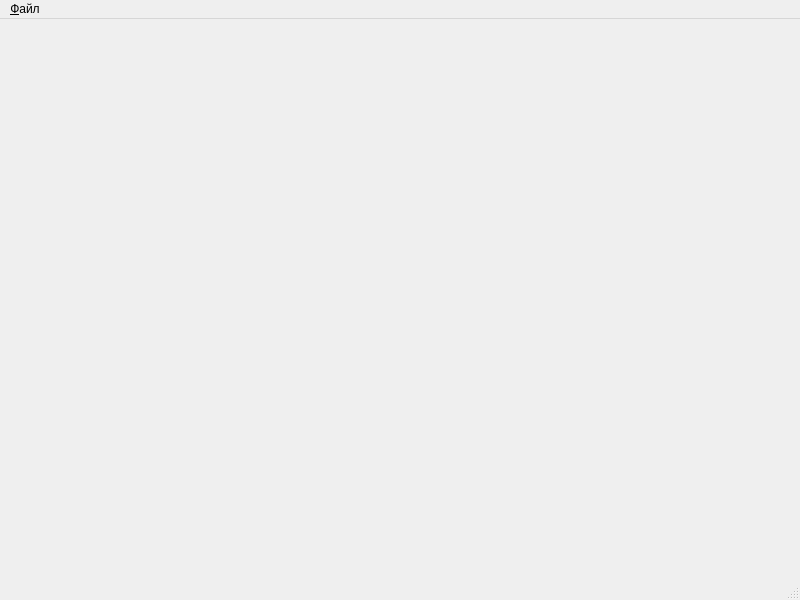
<?xml version="1.0" encoding="UTF-8"?>
<ui version="4.0">
 <class>MainWindow</class>
 <widget class="QMainWindow" name="MainWindow">
  <property name="geometry">
   <rect>
    <x>0</x>
    <y>0</y>
    <width>800</width>
    <height>600</height>
   </rect>
  </property>
  <property name="windowTitle">
   <string>Амплитудная характеристика</string>
  </property>
  <widget class="QWidget" name="centralwidget"/>
  <widget class="QMenuBar" name="menubar">
   <property name="geometry">
    <rect>
     <x>0</x>
     <y>0</y>
     <width>800</width>
     <height>22</height>
    </rect>
   </property>
   <widget class="QMenu" name="menu">
    <property name="title">
     <string>&amp;Файл</string>
    </property>
    <addaction name="open_file_action"/>
    <addaction name="separator"/>
    <addaction name="exit_action"/>
   </widget>
   <addaction name="menu"/>
  </widget>
  <widget class="QStatusBar" name="statusbar"/>
  <action name="open_file_action">
   <property name="text">
    <string>Открыть...</string>
   </property>
   <property name="shortcut">
    <string>Ctrl+O</string>
   </property>
  </action>
  <action name="exit_action">
   <property name="text">
    <string>Выход</string>
   </property>
  </action>
  <action name="settings_action">
   <property name="text">
    <string>Настройки...</string>
   </property>
  </action>
 </widget>
 <resources/>
 <connections/>
</ui>
